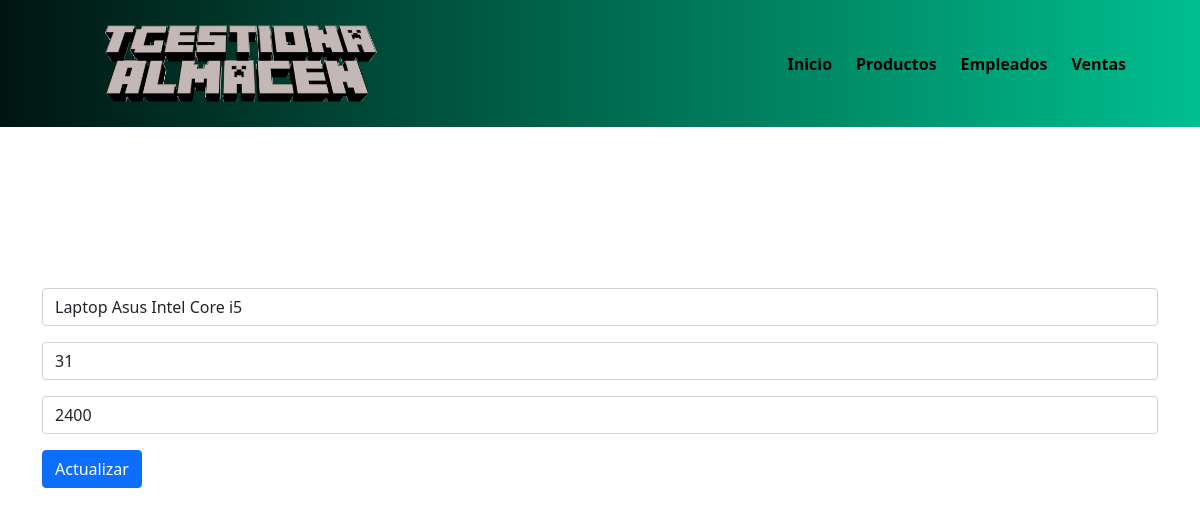
/productos/editar.php?id=1, run on the app's committed database.
### tables this page shows
CREATE TABLE `productos` (
  `id_producto` int(11) NOT NULL,
  `nombre` varchar(50) NOT NULL,
  `stock` int(11) NOT NULL,
  `precio` int(11) NOT NULL
);

### productos/editar.php (the view, shortened to what this page needs)
<?php
    include("../config.php");
$id=$_GET['id'];
$sql="SELECT * FROM productos WHERE id_producto='$id'";
$query=mysqli_query($conn,$sql);
$row=mysqli_fetch_array($query);
?>
<!DOCTYPE html>
<html lang="en">
    <head>
        <link rel="stylesheet" href="../css/estilos.css?<?=date('Y-m-d H:i:s')?>">
        <link href="https://cdn.jsdelivr.net/npm/bootstrap@5.0.0-beta1/dist/css/bootstrap.min.css" rel="stylesheet">
    </head>
    <header>
    <div class="container">
        <img src="../img/logo.png" id="logo">
        <nav>
        <a href="../index.php">Inicio</a>
            <a href="productos.php">Productos</a>
            <a href="../empleados/empleados.php">Empleados</a>
            <a href="#">Ventas</a>
        </nav>
    </div>
</header>
<br><br><br><br><br><br><br><br><br><br>
    <body>
                <div class="container mt-5">
                    <form action="update.php" method="POST">
                                <input type="text" class="form-control mb-3" name="nombre" placeholder="Nombre" value="<?php echo $row['nombre']  ?>">
                                <input type="text" class="form-control mb-3" name="stock" placeholder="Stock" value="<?php echo $row['stock']  ?>">
                                <input type="text" class="form-control mb-3" name="precio" placeholder="Precio" value="<?php echo $row['precio']  ?>">
                            <input type="submit" class="btn btn-primary btn-block" value="Actualizar">
                    </form>
                </div>
    </body>
</html>

### css/estilos.css (style rules this page uses)
header { position: fixed; width: 100%; background: #00bf8f; background: -webkit-linear-gradient(to right, #001510, #00bf8f); background: linear-gradient(to right, #001510, #00bf8f); }
.container img { width: 85%; height: auto; padding: 15px 25px; }
header .container { display: flex; flex-direction: column; align-items: center; }
header nav { display: flex; flex-direction: column; text-align: center; padding-bottom: 25px ; }
header a { padding: 5px 12px; text-decoration: none; font-weight: bold; color: black; }
@media (min-width: 720px) { header { position: fixed; width: 100%; background: #00bf8f; background: -webkit-linear-gradient(to right, #001510, #00bf8f); background: linear-gradient(to right, #001510, #00bf8f); } }
@media (min-width: 720px) { header .container { flex-direction: row; justify-content: space-between; } }
@media (min-width: 720px) { header nav { flex-direction: row; padding-bottom: 0; padding-right: 20px; } }
@media (min-width: 720px) { .container img { width: 35%; height: auto; padding: 25px 35px; } }

### data on the page
productos: nombre "Laptop Asus Intel Core i5", stock "31", precio "2400"
